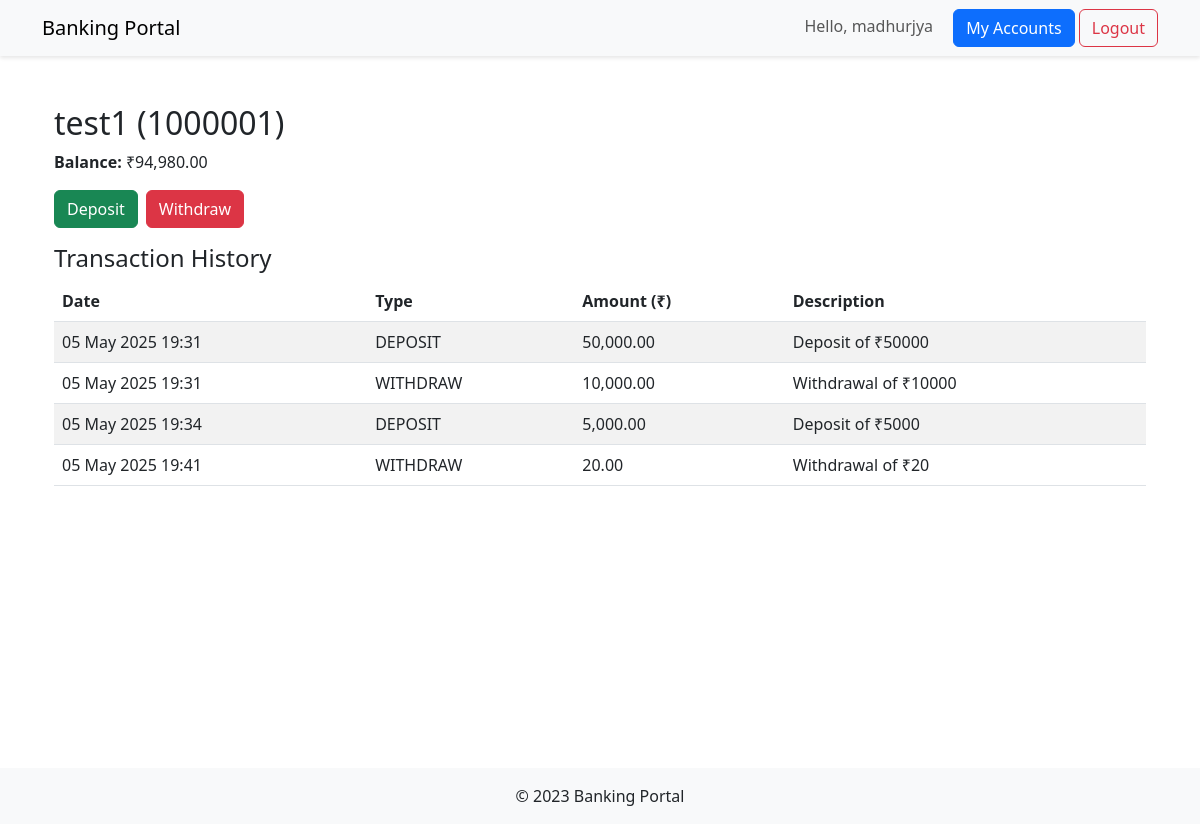
/bank/accounts/1/ (signed in), run on the app's committed database.
### core/models.py (models this page shows, shortened)
class CustomerAccount(models.Model):
    user = models.OneToOneField(User, on_delete=models.CASCADE) #Temporary
    name = models.CharField(max_length=100)
    account_number = models.CharField(max_length=10, unique=True)
    balance = models.DecimalField(max_digits=10, decimal_places=2)
    contact = models.CharField(max_length=15, default='N/A')
    ACCOUNT_TYPES = [
        ('Savings', 'Savings'),
        ('Current', 'Current'),
    ]
    account_type = models.CharField(max_length=10, choices=ACCOUNT_TYPES, default='Savings')

class Transaction(models.Model):
    TRANSACTION_TYPES = [
        ('DEPOSIT', 'Deposit'),
        ('WITHDRAW', 'Withdraw'),
        ('TRANSFER', 'Transfer'),
    ]
    account = models.ForeignKey(CustomerAccount, on_delete=models.CASCADE, related_name='transactions')
    amount = models.DecimalField(max_digits=10, decimal_places=2)
    transaction_type = models.CharField(max_length=10, choices=TRANSACTION_TYPES)
    timestamp = models.DateTimeField(auto_now_add=True)
    description = models.CharField(max_length=200, blank=True)  # e.g., "Transfer to account X"

### core/views.py (the view)
# urls.py: path('accounts/<int:pk>/', views.account_detail, name='account_detail'),
@login_required()
def account_detail(request, pk):
    account = get_object_or_404(CustomerAccount, pk=pk)
    return render(request, 'core/account_detail.html', {'account': account})

### core/templates/core/account_detail.html
{% extends 'base.html' %}
{% load humanize %}
{% block content %}
<div class="container mt-5">
    <h2>{{ account.name }} ({{ account.account_number }})</h2>
    <p><strong>Balance:</strong> ₹{{ account.balance|floatformat:2|intcomma }}</p>
    <div class="d-flex gap-2 mb-3">
        <a href="{% url 'bank:deposit' account.pk %}" class="btn btn-success">Deposit</a>
        <a href="{% url 'bank:withdraw' account.pk %}" class="btn btn-danger">Withdraw</a>
    </div>
    <h4>Transaction History</h4>
    <table class="table table-striped">
        <thead>
            <tr>
                <th>Date</th>
                <th>Type</th>
                <th>Amount (₹)</th>
                <th>Description</th>
            </tr>
        </thead>
        <tbody>
            {% for tx in account.transactions.all %}
            <tr>
                <td>{{ tx.timestamp|date:"d M Y H:i" }}</td>
                <td>{{ tx.transaction_type }}</td>
                <td>{{ tx.amount|floatformat:2|intcomma }}</td>
                <td>{{ tx.description }}</td>
            </tr>
            {% empty %}
            <tr><td colspan="4">No transactions yet.</td></tr>
            {% endfor %}
        </tbody>
    </table>
</div>
{% endblock %}

### core/templates/base.html (shortened to what this page needs)
<!DOCTYPE html>
<html lang="en">
<head>
    <link href="https://cdn.jsdelivr.net/npm/bootstrap@5.3.0/dist/css/bootstrap.min.css" rel="stylesheet">
</head>
<body>
    <nav class="navbar navbar-expand-lg navbar-custom mb-4">
        <div class="container">
            <a class="navbar-brand" href="{% url 'bank:account_list' %}">Banking Portal</a>
            <div class="ms-auto">
                {% if user.is_authenticated %}
                    <span class="navbar-text me-3">Hello, {{ user.username }}</span>
                    <a href="{% url 'bank:account_list' %}" class="btn btn-primary">My Accounts</a>
                    <form action="{% url 'logout' %}" method="post" style="display: inline;">
                        <button type="submit" class="btn btn-outline-danger">Logout</button>
                    </form>
                {% else %}
                    <a href="{% url 'login' %}" class="btn btn-outline-primary me-2">Login</a>
                    <a href="{% url 'bank:register' %}" class="btn btn-primary">Register</a>
                {% endif %}
            </div>
        </div>
    </nav>
    <main class="container">
        {% block content %}{% endblock %}
    </main>
    <footer class="bg-light py-3 mt-4">
        <div class="container text-center">
            <p class="mb-0">© 2023 Banking Portal</p>
        </div>
    </footer>
</body>
</html>

### core/templates/base.html (style rules this page uses)
.navbar-custom { background-color: #f8f9fa; box-shadow: 0 2px 4px rgba(0,0,0,.1); }
main { min-height: 80vh; }

### data on the page
CustomerAccount: name "test1", account_number "1000001", balance "94,980.00"
Transaction: timestamp "05 May 2025 19:31", transaction_type "DEPOSIT", amount "50,000.00", description "Deposit of ₹50000"
Transaction: timestamp "05 May 2025 19:31", transaction_type "WITHDRAW", amount "10,000.00", description "Withdrawal of ₹10000"
Transaction: timestamp "05 May 2025 19:34", transaction_type "DEPOSIT", amount "5,000.00", description "Deposit of ₹5000"
Transaction: timestamp "05 May 2025 19:41", transaction_type "WITHDRAW", amount "20.00", description "Withdrawal of ₹20"

### other printed values
{{ user.username }} "madhurjya"
